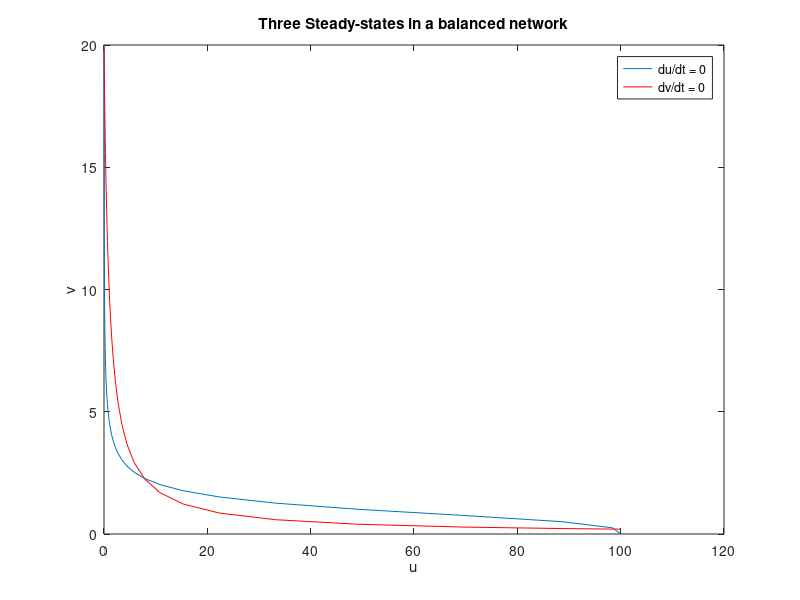
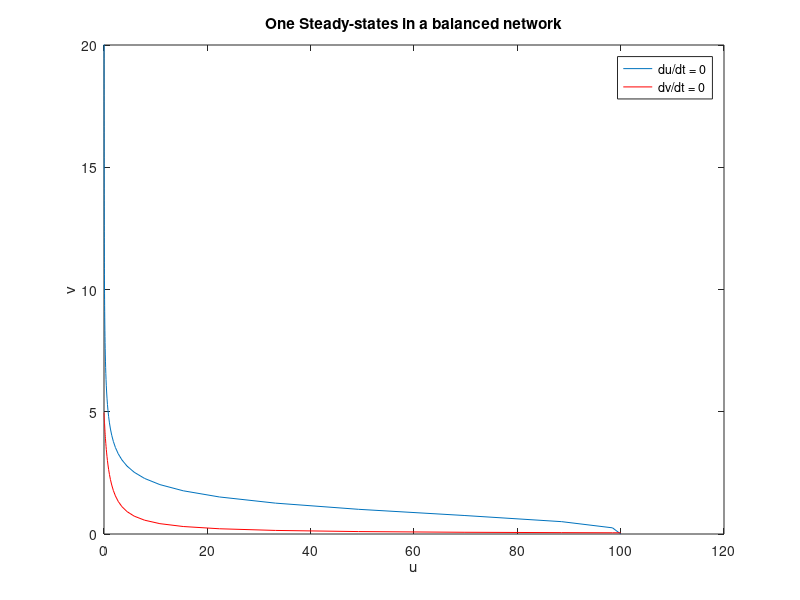
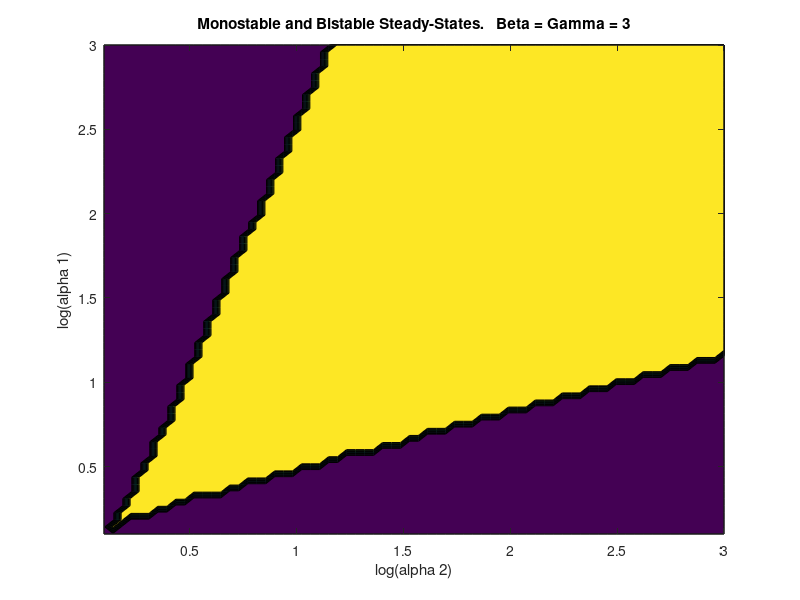
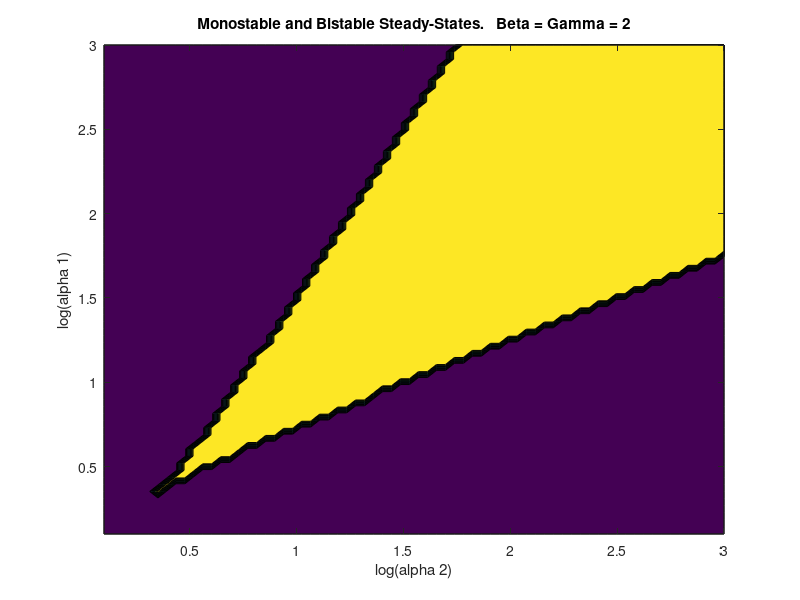

Write the MATLAB code that produced these figures, in order. (Note: this script raises an error after producing the figures.)
%  Name and date and other comments


function done = hw3_template()
  clear all;  close all; clc;
  done = 0;
  %%---------------------- Generate Figures 2 a-b ------------------------------

  %% Varied to find balanced promoter strengths giving a bistable toggle network
  du0_v   = linspace(0, 25, 100);
  du0_u   = 100 ./ (1 + du0_v .^ 3);

  dv0_u   = du0_u;
  dv0_v   = 20 ./ (1 + dv0_u .^ 1);

  figure;
  plot(du0_u, du0_v);
  hold on;
  plot(dv0_u, dv0_v, 'r');
  title('Three Steady-states in a balanced network');
  xlabel('u');
  ylabel('v');
  axis([0 120 0 20]);
  legend('du/dt = 0', 'dv/dt = 0');
  saveas(gcf,'Fig2A.png')
  hold off;

  %% Varied to find an imbalanced promoter strength giving a monstable toggle network
  du0_v   = linspace(0, 25, 100);
  du0_u   = 100 ./ (1 + du0_v .^ 3);

  dv0_u   = du0_u;
  dv0_v   = 5 ./ (1 + dv0_u .^ 1);

  figure;
  plot(du0_u, du0_v);
  hold on;
  plot(dv0_u, dv0_v, 'r');
  title('One Steady-states in a balanced network');
  xlabel('u');
  ylabel('v');
  axis([0 120 0 20]);
  legend('du/dt = 0', 'dv/dt = 0');
  saveas(gcf,'Fig2B.png')
  hold off;
  % ---------------Generating Figures 2 c-d: Varying alpha1 and alpha2 to see bifurgation points------------------------------

  pts     = 70;
  alpha1  = logspace(0.1,3,pts);
  alpha2  = logspace(0.1,3,pts);
  beta    = [3, 2, 1.1];
  gamma   = [3, 2, 1.1];
  map     = zeros(pts,pts);
  figure_num = 0;
  # Cycle through variations in Beta.
  for indx = 1:length(beta)
    figure_num = figure_num + 1;
    for m=1:pts
        for n=1:pts
            du0_v   = linspace(0,50,100);
            du0_u   = alpha1(m) ./ (1 + du0_v .^ beta(indx));
            dv0_u   = du0_u;
            dv0_v   = alpha2(n) ./ (1 + dv0_u .^ gamma(indx));
            count   = 0;

            for p=1:99
                if (((du0_v(p) - dv0_v(p)) * (du0_v(p+1) - dv0_v(p+1))) < 0)
                    count = count + 1;
                end
            end

            if (count > 1)
                count = 3;
            else
                count = 1;
            end

            map(n,m) = count;
        end
    end
    figure;
    contourf(log10(alpha2),log10(alpha1),map);
    xlabel('log(alpha 2)');
    ylabel('log(alpha 1)');
    title(['Monostable and Bistable Steady-States.   Beta = Gamma = ', num2str(beta(indx))]);
    saveas(gcf, ['Figure 2C-D Monostable and Bistable Steady-States, b=g=', num2str(beta(indx)),'.png'])
  end

  %---------------------------ODE Figure 5a------------------------------------

  %Define Parameters

  a1  = 156.25;
  a2  = 15.6;
  b   = 2.5;
  g   = 1;
  n   = [2.0015, 0.1, 1, 3];
  K   = 2.9618e-5;
  # Cycle through variations in eta.
  for i=1:length(n)
    theta   = [a1, a2, b, g, n(i), K, 0];
    IPTG    = logspace(-6, -2, 50);
    tspan   = linspace(0, 17, 50);
    init    = [0, 0];
    initb    = [0, 5];

    for k=1:50
        % Solve ODEs for toggle plasmid, Figure 5a
        theta(7) = IPTG(k);
        [t, y]   = ode23s(@eqns, tspan, init, [], theta);
        u(k)     = y(length(t), 1);
        v(k)     = y(length(t), 2);
    end
    % Normalize to max value if needed such as
    u = u ./ max(u);
    v = v ./ max(v);

    for k=1:50
        % Solve ODEs for toggle plasmid, Figure 5a
        theta(7) = IPTG(k);
        [tb, yb]   = ode23s(@eqns, tspan, initb, [], theta);
        ub(k)     = yb(length(tb), 1);
        vb(k)     = yb(length(tb), 2);

    end
    ub = ub ./ max(ub);
    vb = vb ./ max(vb);

    for k=1:50
        % Solve ODEs for Control, Figure 5a
        theta(7) = IPTG(k);
        [tc, yc]   = ode23s(@eqns_Con, tspan, [0], [], theta);
        vc(k)     = yc(length(tc));
    end
    vc = vc ./ max(vc);
    figure('pos',[10 10 1000 600]);
    semilogx(IPTG, v, 'r');
    hold on;
    semilogx(IPTG, vb, 'k');
    semilogx(IPTG, vc, 'b');
    if i == 1
      title(['Figure 5a: Steady-state gene expression after 17-h induction, gamma=', num2str(n(i))]);
      xlabel('[IPTG] (M)')
      ylabel('Normalized GFP expression')
      legend('pTAK117 toggle (low) - stable s.s.','pTAK117 toggle (high) - unstable s.s.','pTAK102 control');
      saveas(gcf, ['Fig5a_g=',num2str(n(i)), '.png'])
    else
      title(['Modified Figure 5a: Steady-state gene expression after 17-h induction, gamma=', num2str(n(i))]);
      xlabel('[IPTG] (M)')
      ylabel('Normalized GFP expression')
      legend('pTAK117 toggle (low) - stable s.s.','pTAK117 toggle (high) - unstable s.s.','pTAK102 control');
      saveas(gcf, ['Fig5a_mod_g=',num2str(n(i)), '.png'])
    end
    hold off;
  end
  close all;
  done = 1;
return;


%-----------------------------------Evaluation of Eqns------------------------------------------------------------------

function dydt = eqns(t, y, theta);
  dydt    = zeros(2,1);

  % Parameters
  a1      = theta(1);
  a2      = theta(2);
  b       = theta(3);
  g       = theta(4);
  n       = theta(5);
  K       = theta(6);
  IPTG    = theta(7);

  % Variables
  u       = y(1);
  v       = y(2);

  % Equations
  dydt(1)     = a1 / (1 + v^b) - u;   % finish the equation from the paper
  dydt(2)     = a2 / (1 + (u / (1 + (IPTG / K))^n)^g) - v;   % finish the equation from the paper

return;


%------------------------Evaluation of Eqns for Control ------------------------------------------------------------------

function dydt = eqns_Con(t, y, theta);
  dydt    = zeros(1,1);

  % Parameters
  a1      = theta(1);
  a2      = theta(2);
  b       = theta(3);
  g       = theta(4);
  n       = theta(5);
  K       = theta(6);
  IPTG    = theta(7);

  % Variables
  v       = y(1);

  % Equations
  dydt(1)     = a2 / (1 + ((a1/((1 + (IPTG/K))^n))^g)) - v;

return;
